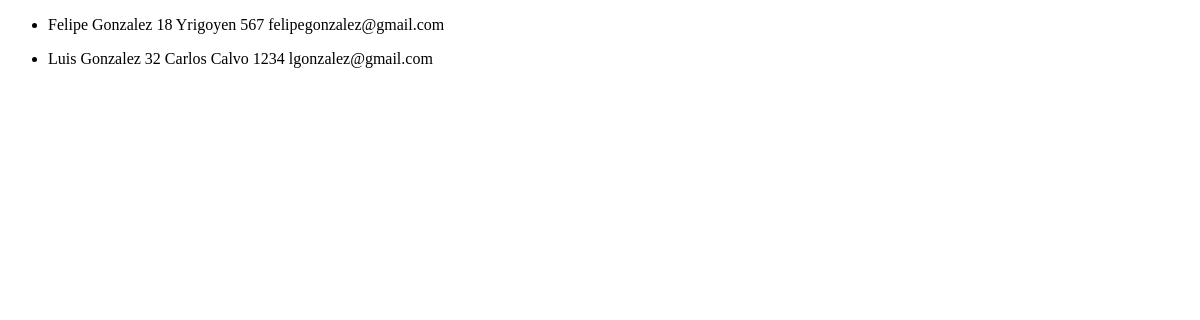
Page /Cliente/list on the earlier database version.
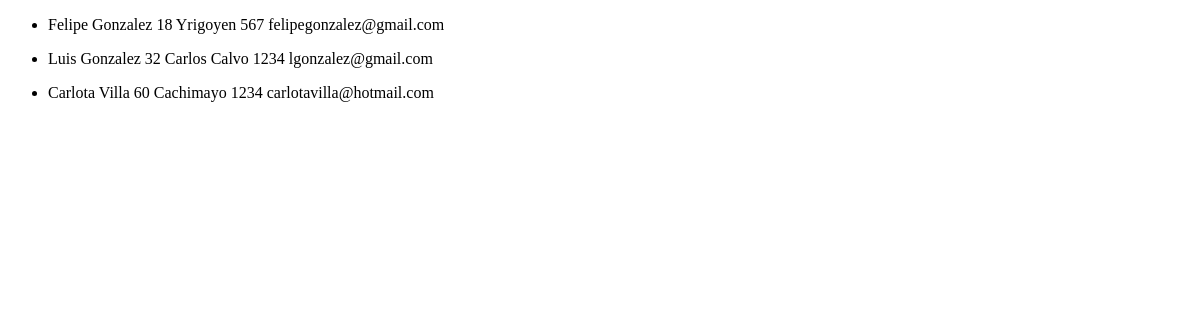
Same page on the later database version.
### Aplicacion/models.py (models this page shows, shortened)
class Cliente(models.Model):
    cliente = models.ForeignKey(Persona, on_delete=models.SET_NULL, null=True, blank=True)
    email = models.EmailField()

class Persona(models.Model):
    nombre = models.CharField(max_length=30)
    apellido = models.CharField(max_length=30)
    edad = models.IntegerField()
    direccion = models.CharField(max_length=40)
    def __str__(self):
        return f"{self.nombre} {self.apellido} {self.edad} {self.direccion}"

### Aplicacion/views.py (the view)
# urls.py: path('Cliente/list', views.cliente_list, name='cliente_list'),
def cliente_list(request):
    consulta = models.Cliente.objects.all()
    contexto = {'clientes': consulta}
    return render(request, 'Aplicacion/cliente_list.html', contexto)

### Aplicacion/templates/Aplicacion/cliente_list.html
{% extends 'Aplicacion/base.html' %}
{% block contenido %}
    {% for cliente in clientes %}
        <ul>
            <li>
                {{ cliente.cliente }}
                {{ cliente.email }}
            </li>
        </ul>
    {% endfor %}
{% endblock contenido %}

Differences in the rows shown:
added Cliente: cliente "Carlota Villa 60 Cachimayo 1234", email "carlotavilla@hotmail.com"
